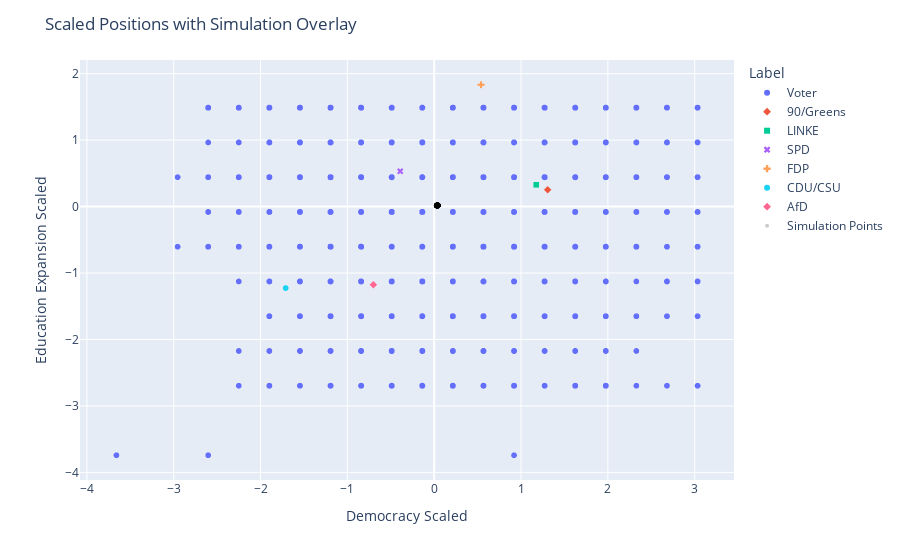

Write notebook code for a chart like this one.
### Code cell
sim=run_simulation(data,100,N,D,sigma_noise,gmm_components,0.1,0.1,0.1)
plot_with_simulation_separate(concatenated_df,sim)

### Figure 1 — Plotly figure (JSON) as saved in the notebook; plotly's stock layout.template omitted (floating-point values rounded to 4 significant figures; data arrays with more than 128 entries replaced by an {"elided": "..."} marker saying what was removed)
{"data": [{"hovertemplate": "Label=Voter<br>Democracy Scaled=%{x}<br>Education Expansion Scaled=%{y}<extra></extra>", "legendgroup": "Voter", "marker": {"color": "#636efa", "symbol": "circle"}, "mode": "markers", "name": "Voter", "showlegend": true, "type": "scattergl", "x": {"elided": "6874 float values"}, "xaxis": "x", "y": {"elided": "6874 float values"}, "yaxis": "y"}, {"hovertemplate": "Label=90/Greens<br>Democracy Scaled=%{x}<br>Education Expansion Scaled=%{y}<extra></extra>", "legendgroup": "90/Greens", "marker": {"color": "#EF553B", "symbol": "diamond"}, "mode": "markers", "name": "90/Greens", "showlegend": true, "type": "scattergl", "x": [1.307], "xaxis": "x", "y": [0.2532], "yaxis": "y"}, {"hovertemplate": "Label=LINKE<br>Democracy Scaled=%{x}<br>Education Expansion Scaled=%{y}<extra></extra>", "legendgroup": "LINKE", "marker": {"color": "#00cc96", "symbol": "square"}, "mode": "markers", "name": "LINKE", "showlegend": true, "type": "scattergl", "x": [1.175], "xaxis": "x", "y": [0.3281], "yaxis": "y"}, {"hovertemplate": "Label=SPD<br>Democracy Scaled=%{x}<br>Education Expansion Scaled=%{y}<extra></extra>", "legendgroup": "SPD", "marker": {"color": "#ab63fa", "symbol": "x"}, "mode": "markers", "name": "SPD", "showlegend": true, "type": "scattergl", "x": [-0.3915], "xaxis": "x", "y": [0.5316], "yaxis": "y"}, {"hovertemplate": "Label=FDP<br>Democracy Scaled=%{x}<br>Education Expansion Scaled=%{y}<extra></extra>", "legendgroup": "FDP", "marker": {"color": "#FFA15A", "symbol": "cross"}, "mode": "markers", "name": "FDP", "showlegend": true, "type": "scattergl", "x": [0.5396], "xaxis": "x", "y": [1.834], "yaxis": "y"}, {"hovertemplate": "Label=CDU/CSU<br>Democracy Scaled=%{x}<br>Education Expansion Scaled=%{y}<extra></extra>", "legendgroup": "CDU/CSU", "marker": {"color": "#19d3f3", "symbol": "circle"}, "mode": "markers", "name": "CDU/CSU", "showlegend": true, "type": "scattergl", "x": [-1.711], "xaxis": "x", "y": [-1.226], "yaxis": "y"}, {"hovertemplate": "Label=AfD<br>Democracy Scaled=%{x}<br>Education Expansion Scaled=%{y}<extra></extra>", "legendgroup": "AfD", "marker": {"color": "#FF6692", "symbol": "diamond"}, "mode": "markers", "name": "AfD", "showlegend": true, "type": "scattergl", "x": [-0.7009], "xaxis": "x", "y": [-1.176], "yaxis": "y"}, {"marker": {"color": "rgba(0,0,0,0.2)", "size": 4, "symbol": "circle"}, "mode": "markers", "name": "Simulation Points", "type": "scatter", "x": {"elided": "6874 float values"}, "y": {"elided": "6874 float values"}}], "layout": {"legend": {"title": {"text": "Label"}, "tracegroupgap": 0}, "margin": {"t": 60}, "title": {"text": "Scaled Positions with Simulation Overlay"}, "xaxis": {"anchor": "y", "domain": [0, 1], "title": {"text": "Democracy Scaled"}}, "yaxis": {"anchor": "x", "domain": [0, 1], "title": {"text": "Education Expansion Scaled"}}}}
